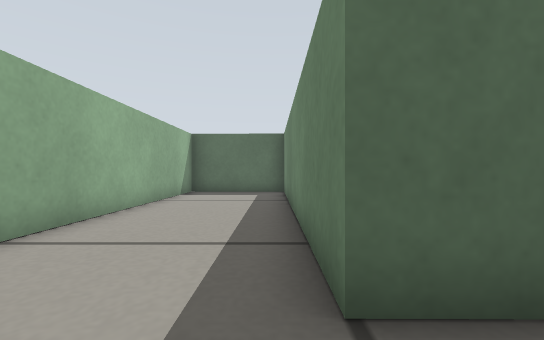
[1] (above)

18 first-person views from a walk through a world built for the Gazebo simulator. The camera is 0.19 m above the floor, looks level and sees 90° across. The floor is counted in squares, 0.2 m on a side. Each view is taken from the middle of a square. On the plan, view 1 faces up. The plan holds only what a view shows up to about 11 squares ahead; the rest is blank.

[2]
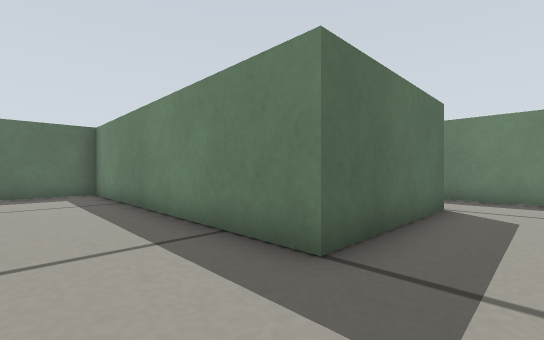

[3]
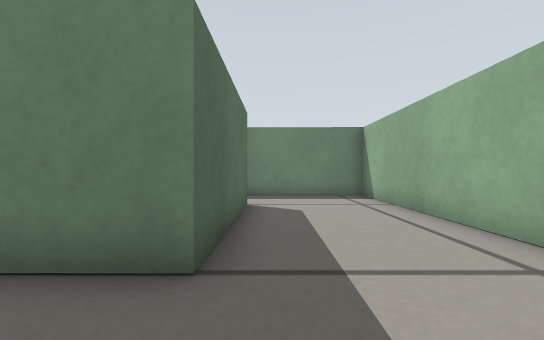

[4]
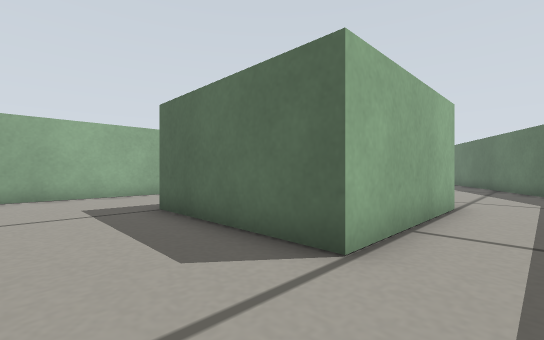

[5]
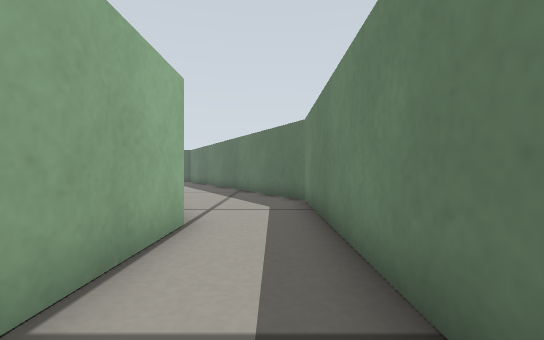

[6]
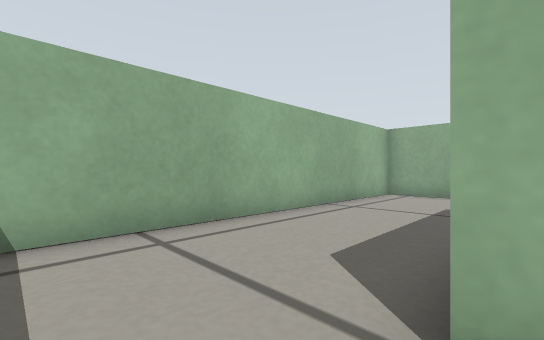

[7]
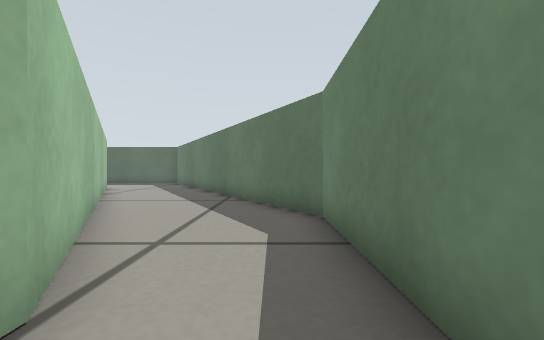

[8]
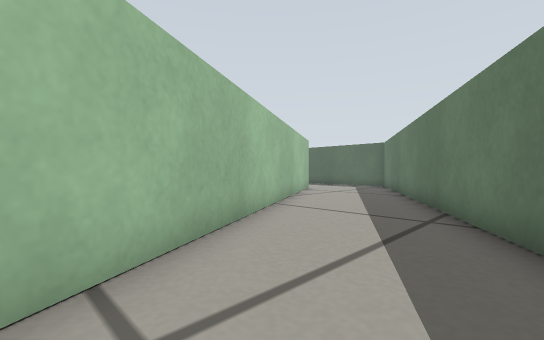

[9]
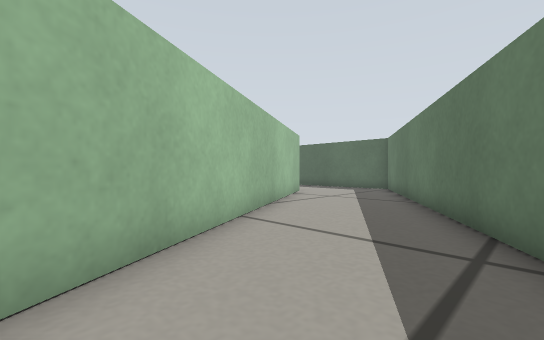

[10]
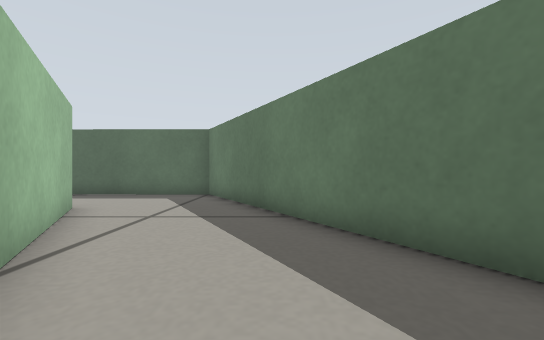

[11]
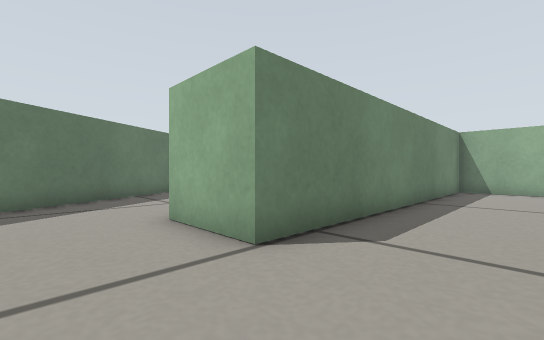

[12]
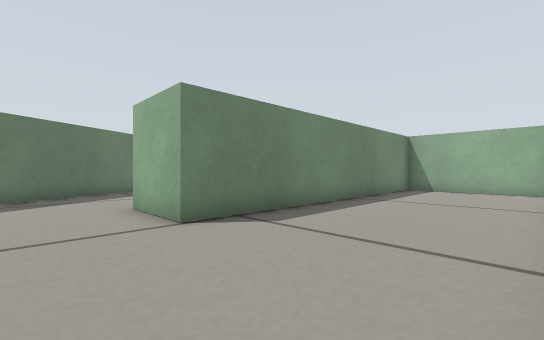

[13]
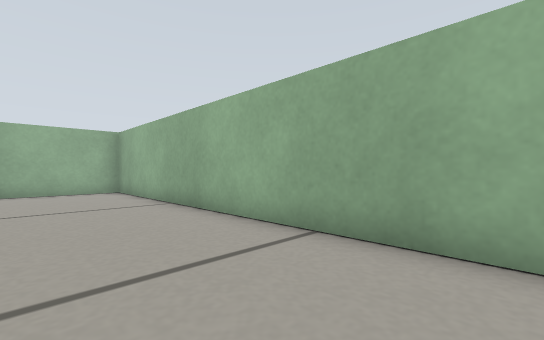

[14]
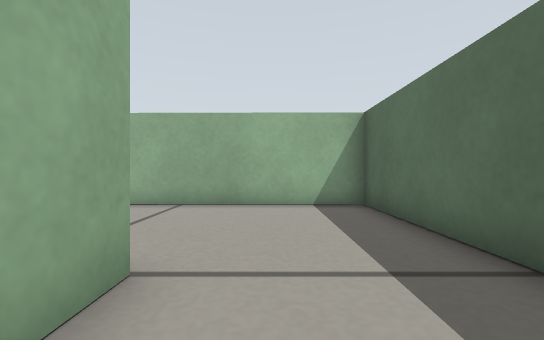

[15]
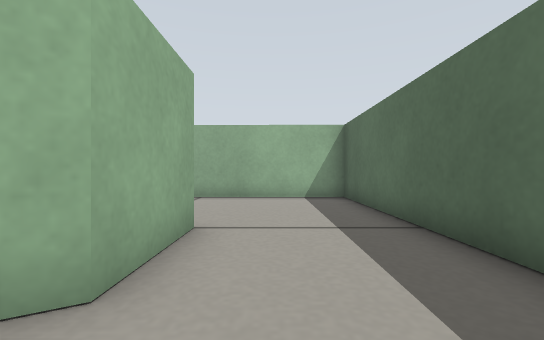

[16]
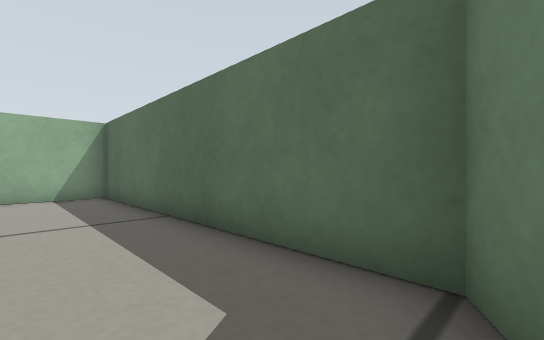

[17]
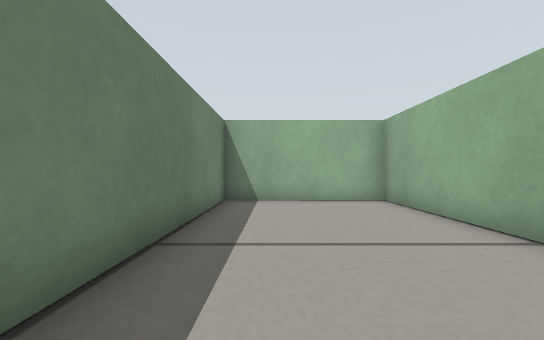

[18]
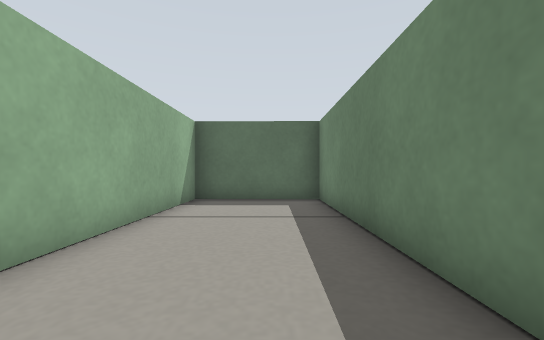

### Floor plan
Points are (right, up) in squares from view 1. A wall is a line through its corners. A room is listed if a view was taken in it or the views show most of it. See-through windows are left out.
Room 1 (views 1, 2, 3, 4, 5, 6, 7, 8, 18)
walls: (4.8, 8) (5.5, 6.7) (5.5, 1.7) (0.5, 1.7) (0.5, 11.7) (-3.5, 11.7) (-3.6, -2.3) (7.9, -2.3) (8, 2.3); (8, 2.9) (8, 8.4)
ways out: opening at (6.5, 8) to room 2
Room 2 (views 9, 10)
walls: (8, 8.4) (8, 10.4) (4.3, 16.9); (0.7, 15.1) (4.8, 8)
ways out: opening at (6.5, 8) to room 1; opening at (2.5, 16.5) to room 3
Room 3 (views 11, 12, 13, 14, 15, 16, 17)
walls: (4.3, 16.9) (0.6, 23.4) (-9.4, 23.5) (-9.5, 8.5) (-4.5, 8.5) (-4.4, 19.7) (-1.9, 19.7) (0.7, 15.1)
ways out: opening at (2.5, 16.5) to room 2

Where each view was taken, in squares from view 1:
view 1: 0 up, 0 right, facing up
view 2: 0 up, 2 left, facing up-right
view 3: 1 up, 2 left, facing right
view 4: 1 down, 7 right, facing up-left
view 5: 2 up, 7 right, facing up
view 6: 2 up, 7 right, facing down-left
view 7: 5 up, 7 right, facing up
view 8: 8 up, 7 right, facing up-left
view 9: 10 up, 6 right, facing up-left
view 10: 13 up, 3 right, facing up
view 11: 22 up, 7 left, facing down-right
view 12: 22 up, 9 left, facing down-right
view 13: 21 up, 6 left, facing down-left
view 14: 21 up, 2 left, facing left
view 15: 21 up, 0 right, facing left
view 16: 21 up, 1 right, facing up-left
view 17: 17 up, 6 left, facing down
view 18: 3 up, 1 left, facing up
